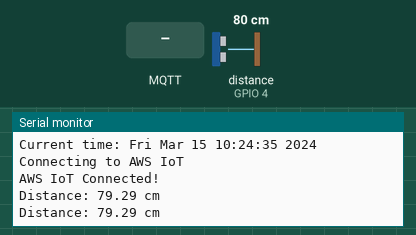
Simulated run of this sketch. Board: ESP8266 (NodeMCU). On the bench: the last lines printed to the serial monitor. Wiring (inferred from the names in the program): ultrasonic range finder: trigger GPIO 5; echo GPIO 4. The test bench sets the inputs (shaded band); at power-on: distance to the obstacle (sensor on GPIO 4) 80 cm. The echo pulse lasts 58.3 µs per cm; WiFi joins after 1.5 s; servers stay silent unless stated; the local clock reads 2024-03-15 10:24:30 at power-on unless the sketch sets it; no MQTT or app messages arrive unless stated.

Above: at 6.2 s.
6.3 s: MQTT message "1" arrives on the first subscribed topic
8.5 s: MQTT message "on" arrives on the first subscribed topic
10.5 s: MQTT message "off" arrives on the first subscribed topic
12.5 s: distance to the obstacle (sensor on GPIO 4) set to 4 cm
At 13.8 s:
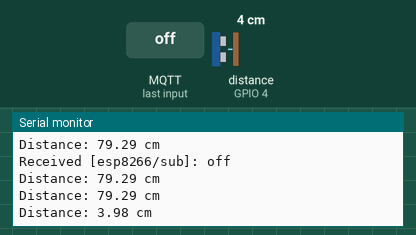
14.0 s: distance to the obstacle (sensor on GPIO 4) set to 9 cm
At 14.6 s:
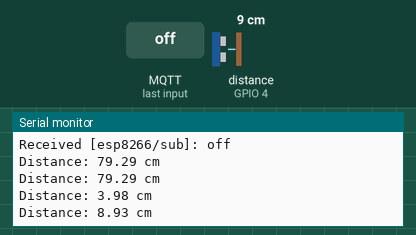
Timing chart, 0 to 16.5 s (numbered marks = the images above; inputs shaded):
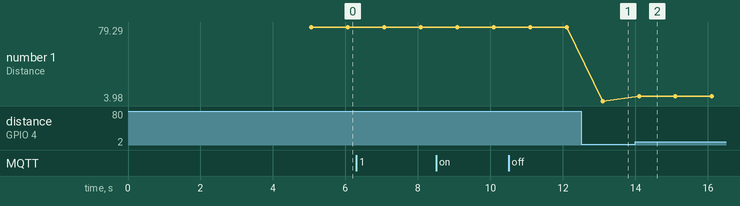

Measured:
- after the input at 12.5 s, the serial monitor: prints a new line after 0.60 s (image 1)
- after the input at 14.0 s, the serial monitor: prints a new line after 0.10 s (image 2)
- plotted number 1: 79.29 → 3.98 after the input at 12.5 s, 3.98 → 8.93 after the input at 14.0 s

The sketch:

main.ino
```cpp
// Include necessary libraries
#include <ESP8266WiFi.h> // Include the ESP8266 WiFi library
#include <WiFiClientSecure.h> // Include the WiFiClientSecure library for secure communication
#include <PubSubClient.h> // Include the PubSubClient library for MQTT communication
#include <ArduinoJson.h> // Include the ArduinoJson library for working with JSON
#include <time.h> // Include the time library for working with time functions
#include "secrets.h" // Include a header file containing sensitive information (WiFi credentials, certificates, etc.)


// Define the time zone offset in hours
#define TIME_ZONE 2 // Define the time zone offset in hours

// Define pins for the ultrasonic distance sensor (HC-SR04)
#define TRIGGER_PIN 5  // GPIO 5 (D1) - Define the trigger pin for the ultrasonic sensor
#define ECHO_PIN 4     // GPIO 4 (D2) - Define the echo pin for the ultrasonic sensor

// Global variables
float distance;  // Variable to store the distance value
unsigned long lastMillis = 0; // Variable to store the last time a task was performed
const long interval = 2000; // Interval for performing tasks (2 seconds)

// Define AWS IoT topics
#define AWS_IOT_PUBLISH_TOPIC   "esp8266/pub" // Define the MQTT publish topic
#define AWS_IOT_SUBSCRIBE_TOPIC "esp8266/sub" // Define the MQTT subscribe topic

WiFiClientSecure net; // Create a secure WiFi client

// Load CA certificate, client certificate, and private key from secrets.h
BearSSL::X509List cert(cacert); // Load CA certificate
BearSSL::X509List client_crt(client_cert); // Load client certificate
BearSSL::PrivateKey key(privkey); // Load private key

PubSubClient client(net); // Create an MQTT client

time_t now; // Variable to store the current time
time_t nowish = 1510592825;  // An arbitrary time to check against during NTP synchronization

// Function to connect to NTP server and set the time
void NTPConnect(void)
{
  Serial.print("Setting time using SNTP");
  configTime(TIME_ZONE * 3600, 0 * 3600, "il.pool.ntp.org", "time.nist.gov"); // Configure time settings
  now = time(nullptr);
  while (now < nowish) // Wait until the time is set correctly
  {
    delay(500);
    Serial.print(".");
    now = time(nullptr);
  }
  Serial.println("done!");
  struct tm timeinfo;
  localtime_r(&now, &timeinfo);
  Serial.print("Current time: ");
  Serial.print(asctime(&timeinfo));
}

// Callback function for handling incoming MQTT messages
void messageReceived(char *topic, byte *payload, unsigned int length)
{
  Serial.print("Received [");
  Serial.print(topic);
  Serial.print("]: ");
  for (int i = 0; i < length; i++)
  {
    Serial.print((char)payload[i]);
  }
  Serial.println();
}

// Function to connect to AWS IoT
void connectAWS()
{
  delay(3000);
  WiFi.mode(WIFI_STA);
  WiFi.begin(WIFI_SSID, WIFI_PASSWORD);// Connect to WiFi

  Serial.println(String("Attempting to connect to SSID: ") + String(WIFI_SSID));

  while (WiFi.status() != WL_CONNECTED)// Wait until connected to WiFi
  {
    Serial.print(".");
    delay(1000);
  }

  NTPConnect(); // Connect to NTP server and set the time

  // Set certificates and keys for secure communication
  net.setTrustAnchors(&cert); // Set CA certificate for secure communication
  net.setClientRSACert(&client_crt, &key); // Set client certificate and private key for secure communication

  // Configure MQTT client
  client.setServer(MQTT_HOST, 8883); // Configure MQTT server
  client.setCallback(messageReceived); // Set callback function for incoming messages

  Serial.println("Connecting to AWS IoT");

  while (!client.connect(THINGNAME)) // Connect to AWS IoT
  {
    Serial.print(".");
    delay(1000);
  }

  if (!client.connected()) {// Check if connection is successful
    Serial.println("AWS IoT Timeout!");
    return;
  }

  // Subscribe to a topic
  client.subscribe(AWS_IOT_SUBSCRIBE_TOPIC);

  Serial.println("AWS IoT Connected!");
}

// Function to publish distance data to AWS IoT
void publishMessage()
{
  StaticJsonDocument<200> doc;

  // Get current time
  now = time(nullptr);
  struct tm timeinfo;
  localtime_r(&now, &timeinfo);

  // Format time as a string
  char formattedTime[20];
  strftime(formattedTime, sizeof(formattedTime), "%Y-%m-%d %H:%M:%S", &timeinfo);

  // Build JSON message with time and distance
  doc["time"] = formattedTime; //millis();
  doc["distance"] = distance;
  char jsonBuffer[512];
  serializeJson(doc, jsonBuffer); // print to client

  // Publish message to AWS IoT
  client.publish(AWS_IOT_PUBLISH_TOPIC, jsonBuffer);
}

void setup() // Setup function
{
  Serial.begin(115200); // Begin serial communication
  connectAWS(); // Connect to AWS IoT

  pinMode(TRIGGER_PIN, OUTPUT); // Initialize the trigger pin for the ultrasonic sensor
  pinMode(ECHO_PIN, INPUT); // Initialize the echo pin for the ultrasonic sensor
}

void loop()
{
  // Measure distance using the ultrasonic sensor
  digitalWrite(TRIGGER_PIN, LOW); // Set trigger pin low
  delayMicroseconds(2);
  digitalWrite(TRIGGER_PIN, HIGH); // Set trigger pin high
  delayMicroseconds(10);
  digitalWrite(TRIGGER_PIN, LOW); // Set trigger pin low
  distance = pulseIn(ECHO_PIN, HIGH) * 0.034 / 2;  // Convert pulse duration to distance in centimeters

  if (distance >= 2 && distance <= 400) // Ignore values outside the valid measurement range
  {
    Serial.print("Distance: ");
    Serial.print(distance);
    Serial.println(" cm");

    delay(1000);
    now = time(nullptr);
  }

  // Check if MQTT client is disconnected and reconnect if needed
  if (!client.connected())
  {
    connectAWS();// Reconnect to AWS IoT if not connected
  }
  else
  {
    // Maintain the MQTT connection
    client.loop();

    // Publish distance data periodically
    if (distance >= 2 && distance <= 401) // Ignore values outside the valid measurement range
    {
      if (millis() - lastMillis > 5000)
      {
        lastMillis = millis();
        publishMessage();
      }
    }
  }
}
```

Secrets.h
```cpp
#include <pgmspace.h>

#define SECRET
// All private information & keys are censored. Please fill it accordingly.


const char WIFI_SSID[] = "********"; // WiFi NAME
const char WIFI_PASSWORD[] = "*******"; // WiFi Password

#define THINGNAME "ESP8266"

//int8_t TIME_ZONE = -5

const char MQTT_HOST[] = "**********"; // AWS IoT core -> Settings -> copy endpoint here

 // Amazon Root CA 1
static const char cacert[] PROGMEM = R"EOF(
-----BEGIN CERTIFICATE-----
********
-----END CERTIFICATE-----
)EOF";


// Device Certificate
static const char client_cert[] PROGMEM = R"KEY(
-----BEGIN CERTIFICATE-----
*******
-----END CERTIFICATE-----
)KEY";


// Device Private Key
static const char privkey[] PROGMEM = R"KEY(
-----BEGIN RSA PRIVATE KEY-----
*******
-----END RSA PRIVATE KEY-----
)KEY";
```
